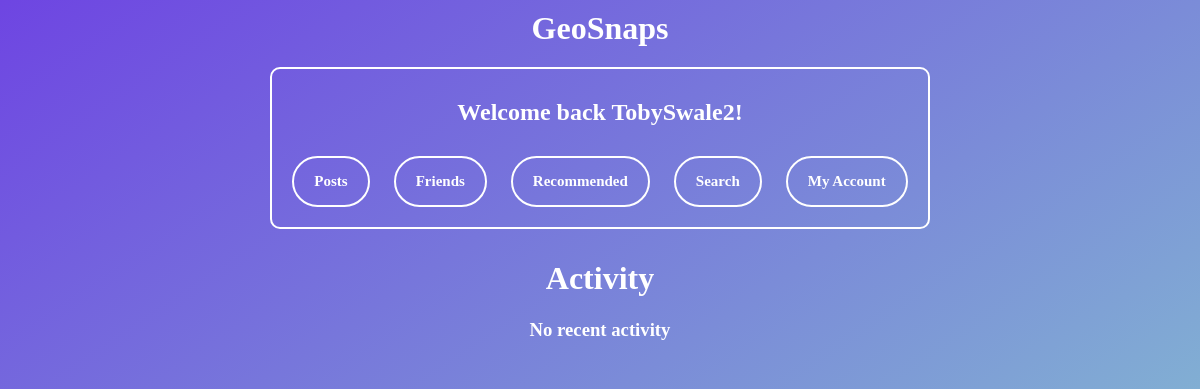
The app's page /activity (signed in), older data.
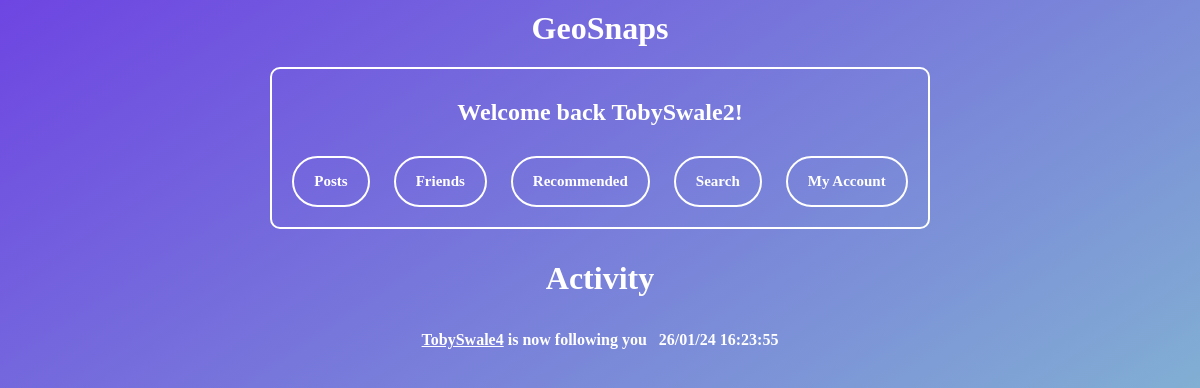
The same page, newer data.
### tables this page shows
CREATE TABLE "friendrequests" (
	"usersend"	TEXT,
	"userreceive"	TEXT,
	"status"	INTEGER DEFAULT 0
, "timesent"	TEXT);

### main.py (the view)
@web_site.route('/activity', methods=['GET', 'POST'])
def activity():
    if "username" not in session:
        return redirect("/login")
    msg = ""
    username = session["username"]
    con = sqlite3.connect('database.db')
    con.row_factory = sqlite3.Row
    cursor = con.cursor()
    sql = """SELECT Likes.usersliked, Likes.id, Likes.timesent
       FROM Likes
       JOIN Posts ON Likes.id = Posts.id
       WHERE Posts.user = ?"""
    cursor.execute(sql, (username,))
    rows = cursor.fetchall()
    newrows = []
    for row in rows:
        rowdict = dict(row)
        rowdict['type'] = 'like'
        newrows.append(rowdict)
    con.row_factory = sqlite3.Row
    cursor = con.cursor()
    sql = """SELECT friendrequests.usersend, friendrequests.timesent
           FROM friendrequests
           WHERE friendrequests.userreceive = ? AND status = 2"""
    cursor.execute(sql, (username,))
    rows2 = cursor.fetchall()
    newrows2 = []
    for row in rows2:
        rowdict = dict(row)
        rowdict['type'] = 'follower'
        newrows2.append(rowdict)
    con.row_factory = sqlite3.Row
    cursor = con.cursor()
    sql = "SELECT * FROM friendrequests WHERE userreceive = ? AND status = 1"
    cursor.execute(sql, (username,))
    rows3 = cursor.fetchall()
    newrows3 = []
    for row in rows3:
        rowdict = dict(row)
        rowdict['type'] = 'request'
        newrows3.append(rowdict)
    con.row_factory = sqlite3.Row
    cursor = con.cursor()
    sql = "SELECT * FROM friendrequests WHERE usersend = ? AND status = 2"
    cursor.execute(sql, (username,))
    rows4 = cursor.fetchall()
    newrows4 = []
    for row in rows4:
        rowdict = dict(row)
        rowdict['type'] = 'following'
        newrows4.append(rowdict)
    con.row_factory = sqlite3.Row
    cursor = con.cursor()
    sql = "SELECT * FROM friendrequests WHERE usersend = ? AND status = 1"
    cursor.execute(sql, (username,))
    rows5 = cursor.fetchall()
    newrows5 = []
    for row in rows5:
        rowdict = dict(row)
        rowdict['type'] = 'requestfollowing'
        newrows5.append(rowdict)
    newrows += newrows2
    newrows += newrows3
    newrows += newrows4
    newrows += newrows5
    rowsinsec = []
    for row in newrows:
        getdatetime = datetime.strptime(row["timesent"], "%d/%m/%y %H:%M:%S")  # converts to known format
        datetimenow = datetime.now()  # Gets time now
        datetimedif = datetimenow - getdatetime  # finds dif
        timedif = datetimedif.total_seconds()  # converts dif to s
        rowdict = dict(row)  # sets var to old dict of row
        rowdict['timedif'] = timedif  # adds sec dif to dict
        rowsinsec.append(rowdict)  # appends to list
    sortedrows = sorted(rowsinsec, key=lambda x: x.get('timedif'))
    if sortedrows == []:
        msg = "No recent activity"
    return render_template("activity.html", rows=sortedrows, username=username, msg=msg)

### templates/activity.html (shortened to what this page needs)
{% extends 'base.html' %}
{% block content %}
<h1>Activity</h1>
<h3>{{msg}}</h3>
<div class="namelink">
  <table class="centered-table" style="text-align: left;">
    {% for row in rows %}
    <tr>
      {% if row["type"] == "like" %}
        {% if row["usersliked"] != username %}
          <td><a href ='/viewaccount?id={{row["usersliked"]}}'>{{row["usersliked"]}}</a> liked your <a href ='/viewpost?id={{row["id"]}}'>post</a></td>
          <td>{{row["timesent"]}}</td>
        {% endif %}
      {% else %}
        {% if row["type"] == "follower" %}
          <td><a href ='/viewaccount?id={{row["usersend"]}}'>{{row["usersend"]}}</a> is now following you</td>
          <td>{{row["timesent"]}}</td>
        {% elif row["type"] == "request" %}
          <td><a href ='/acceptignore?id={{row["usersend"]}}'>{{row["usersend"]}}</a> has sent you a follow request</td>
          <td>{{row["timesent"]}}</td>
        {% elif row["type"] == "following" %}
          <td>You are now following <a href='/viewaccount?id={{row["userreceive"]}}'>{{row["userreceive"]}}</a></td>
          <td>{{row["timesent"]}}</td>
        {% elif row["type"] == "requestfollowing" %}
          <td>You sent a follow request to <a href='/viewaccount?id={{row["userreceive"]}}'>{{row["userreceive"]}}</a></td>
          <td>{{row["timesent"]}}</td>
        {% endif %}
      {% endif %}
    </tr>
    {% endfor %}
  </table>
</div>
{% endblock %}

### templates/base.html (shortened to what this page needs)
<html>
<head>
<link href="/static/style.css" rel="stylesheet">
</head>
<body>
<a href='/GeoSnaps' style="display: block; text-decoration: none; color: white; pointer-events: none;">
  <h1 style="margin: 0px;">
    <span style="pointer-events: auto;">GeoSnaps</span>
  </h1>
</a>
<div class="buttonbox">
  {% if session["username"] %}
    <h2>Welcome back {{ session["username"] }}!</h2>
    <a href ='/allposts' class="linkbutton">Posts</a>
    <a href ='/friends' class="linkbutton">Friends</a>
    <a href ='/recommended' class="linkbutton">Recommended</a>
    <a href ='/search' class="linkbutton">Search</a>
    <a href ='/account' class="linkbutton">My Account</a>
  {% else %}
    <h2>You are not logged in</h2>
    <a href ='/Index' class="linkbutton">Register</a>
    <a href ='/login' class="linkbutton">Login</a>
  {% endif %}
</div>
  {% block content %}{% endblock %}
</body>
</html>

### static/style.css (style rules this page uses)
body { background: linear-gradient(to bottom right, #6e45e2, #88d3ce); text-align: center; }
h1 { color:white; font-family:Verdana; }
h2 { color:white; font-family:Verdana; }
a { font-weight:bold; text-decoration:none; margin:10px; }
.linkbutton { display: inline-flex; align-items: center; justify-content: center; padding: 15px 20px; font-family: "Verdana"; font-weight: 700; font-size: 15px; text-decoration: none; color: #FFFFFF; border: 2px solid #FFFFFF; border-radius: 30px; }
.buttonbox { border: 2px solid white; border-radius: 10px; padding: 10px; margin: 10px; display: inline-block; }
.centered-table { margin: 0 auto; color:white; font-family:Verdana; border: 1px solid transparent; border-spacing: 10px; font-weight:bold; text-align: center; }

### templates/activity.html (style rules this page uses)
.namelink a { text-decoration: underline; color: white; font-family:Verdana; margin: 0; }

Row changes from the older to the newer data that the page shows:
now on this page (row edited): friendrequests: username "TobySwale2", usersend "TobySwale4", timesent "26/01/24 16:23:55"
Text that changed along with them:
{{ session["username"] }}: "TobySwale2" → (not shown)
{{ msg }}: "No recent activity" → (not shown)
